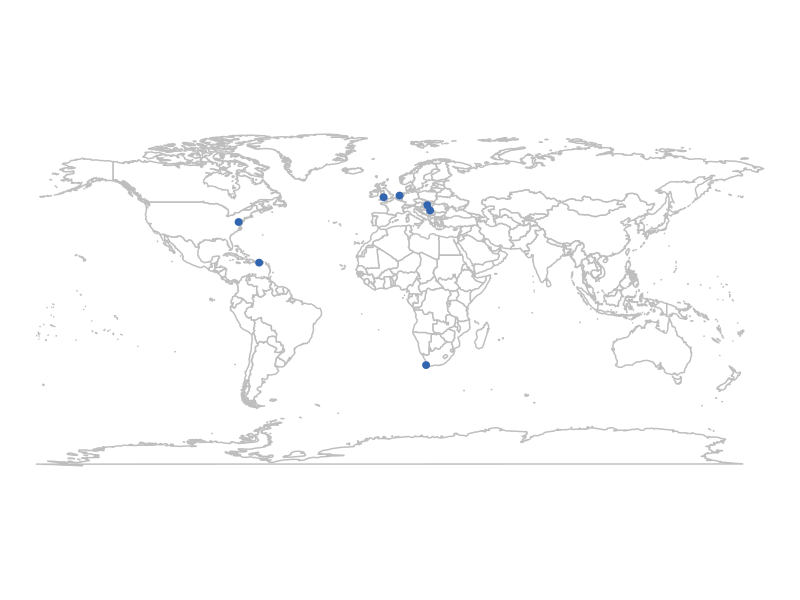

Recreate this plot in R.
## ---- chunk 1
options(htmltools.dir.version = FALSE)
## ---- chunk 2
library(maps)
library(ggplot2)
library(dplyr)
events <- tribble(
  ~ place, ~ lat, ~ long,
  "Budapest",47.497912, 19.040235, 
  "Cape Town",-33.924869, 18.424055, 
  "Puerto Rico",18.220833, -66.590149, 
  "Cardiff",51.481581, -3.179090, 
  "Amsterdam",52.370216, 4.895168, 
  "Belgrade",44.786568, 20.448922, 
  "Washington",38.907192, -77.036871
)
map_data("world") %>% 
  ggplot(aes(long, lat, group=group)) +
  geom_polygon(fill="white", colour="gray") +
  geom_point(data = events, aes(long, lat, group = NULL), colour = "#3265B0", size = 2) + 
  guides(fill=FALSE) +
  coord_quickmap() +
  theme_void()
